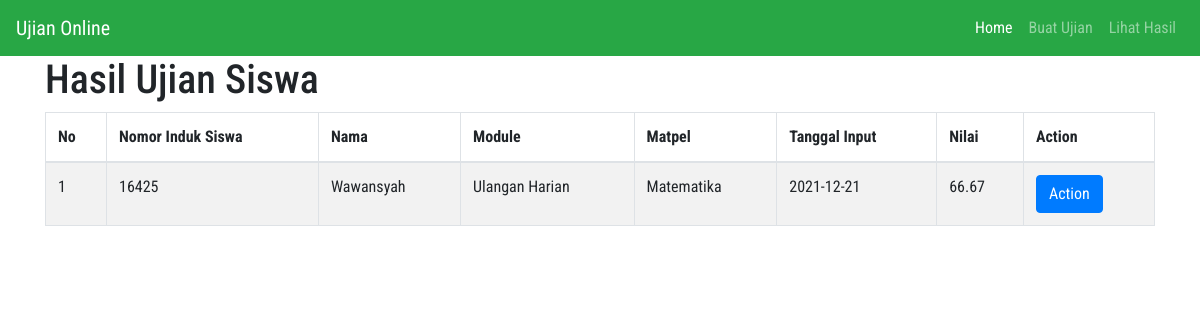
/pages/dosen_hasil.php (signed in), run on the app's committed database.
### tables this page shows
CREATE TABLE `tb_hasil_ujian` (
  `id_hasil` int(5) NOT NULL,
  `id_module` int(5) NOT NULL,
  `nis` int(5) NOT NULL,
  `nilai` double NOT NULL,
  `jawaban` varchar(100) NOT NULL,
  `tanggal_input` varchar(20) NOT NULL
);

CREATE TABLE `tb_siswa` (
  `nis` int(10) NOT NULL,
  `user_id` int(5) NOT NULL,
  `nama` varchar(50) NOT NULL,
  `kelas` enum('A','B','C','D') NOT NULL,
  `angkatan` char(4) NOT NULL DEFAULT '1970'
);

CREATE TABLE `tb_modul_soal` (
  `id_module` int(5) NOT NULL,
  `nama_module` varchar(30) NOT NULL,
  `matpel` varchar(50) NOT NULL,
  `waktu` int(11) NOT NULL
);

CREATE TABLE `tb_mata_pelajaran` (
  `id_matpel` int(5) NOT NULL,
  `matpel` varchar(30) NOT NULL
);

### pages/dosen_hasil.php (the view, shortened to what this page needs)
<?php
require_once('../action/connection.php');
?>
<!DOCTYPE html>
<html lang="en">
<head>
    <?php include_once('../layout/_head.php')  ?>
    <link rel="stylesheet" href="../assets/siswa_ujian.css">
</head>
<body>
    <?php include_once('../layout/_navbar.php') ?>
    <div class="container">
        <div class="m-content">
            <h1>
                Hasil Ujian Siswa
            </h1>
            <div class="table-responsive">
                <table class="table table-bordered table-striped">
                    <thead>
                        <tr>
                            <th>No</th>
                            <th>Nomor Induk Siswa</th>
                            <th>Nama</th>
                            <th>Module</th>
                            <th>Matpel</th>
                            <th>Tanggal Input</th>
                            <th>Nilai</th>
                            <th>Action</th>
                        </tr>
                    </thead>
                    <tbody>
                        <?php
                        $qSelectHasilSiswa = " select siswa.nis,siswa.nama,modul.nama_module,matpel.matpel,hasil.tanggal_input,hasil.nilai
                        from tb_hasil_ujian as hasil
                                                    inner join tb_modul_soal as modul
                                                    on hasil.id_module = modul.id_module
                                                    inner join tb_siswa as siswa
                                                    on hasil.nis = siswa.nis
                                                    inner join tb_mata_pelajaran as matpel
                                                    on modul.matpel = matpel.id_matpel
                        ";
                        $resHasilSiswa = mysqli_query($conn, $qSelectHasilSiswa);
                        ?>
                        <?php
                            $no = 1;
                            while($row = mysqli_fetch_assoc($resHasilSiswa)){
                        ?>
                        <tr>
                            <td><?= $no++ ?></td>
                            <td><?= $row['nis'] ?></td>
                            <td><?= $row['nama'] ?></td>
                            <td><?= $row['nama_module'] ?></td>
                            <td><?= $row['matpel'] ?></td>
                            <td><?= $row['tanggal_input'] ?></td>
                            <td><?= round($row['nilai'],2) ?></td>
                            <td>
                                <button class="btn btn-primary">
                                    Action
                                </button>
                            </td>
                        </tr>
                        <?php } ?>
                    </tbody>
                </table>
            </div>
        </div>
    </div>
</body>

### assets/style.css (style rules this page uses)
* { padding: 0; margin: 0; list-style: none; text-decoration: none; }
html { box-sizing: border-box; margin: 0; padding: 0; }
body { font-family: 'Roboto Condensed', sans-serif; height: 100vh; margin: 0; }

### data on the page
tb_hasil_ujian: tb_siswa.nis "16425", tb_siswa.nama "Wawansyah", id_module.nama_module "Ulangan Harian", tb_mata_pelajaran.matpel "Matematika", tanggal_input "2021-12-21", nilai "66.67"
